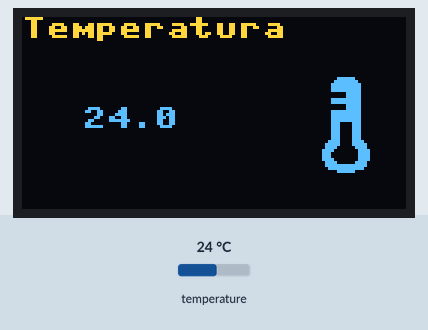
Simulated run of this program. Board: Raspberry Pi Pico running MicroPython. On the bench: 128×64 one-colour display. The test bench sets the inputs (shaded band); at power-on: temperature 24 °C. The OLED is the two-colour kind (top 16 rows yellow); what the program prints to the serial console is not drawn.

Above: at 1.2 s.
1.3 s: temperature set to 12 °C
At 2.6 s:
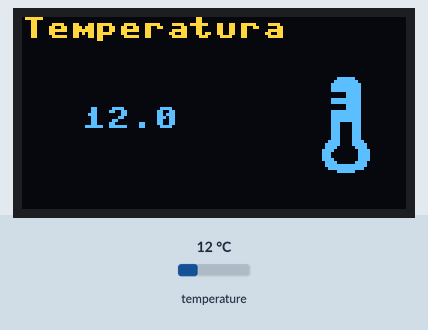
3.6 s: temperature set to 19 °C
5.7 s: temperature set to 28 °C
At 7.0 s:
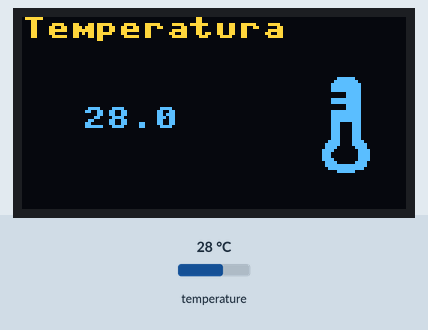
Timing chart, 0 to 8.7 s (numbered marks = the images above; inputs shaded):
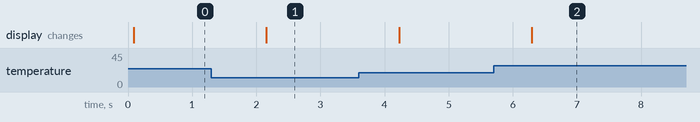

Measured:
- after the input at 1.3 s, the display: changes after 0.86 s (image 1)
- after the input at 5.7 s, the display: changes after 0.59 s (image 2)

The program:

ds18x20_oled.py
```python
# OLED display SH1106 with temperature sensor DS18B20
from machine import I2C
from time import sleep
from sh1106 import SH1106_I2C
import onewire, ds18x20
import framebuf

ds18x20_pin = machine.Pin(2)
ds18x20_sensor = ds18x20.DS18X20(onewire.OneWire(ds18x20_pin)) # Utworzenie klasy ds18x20_sensor
roms = ds18x20_sensor.scan() # Skanowanie urządzenia ds18b20

WIDTH  = 128    # Szerokość wyświetlacza
HEIGHT = 64     # Wysokość wyświetlacza

i2c = I2C(0)    # Wybranie pinu I2C
print("Konfiguracja i adres I2C : "+ " " + str(i2c)+hex(i2c.scan()[0]).upper() ) # Konfiguracja i adres urządzenia

oled = SH1106_I2C(WIDTH, HEIGHT, i2c) # Określenie oled
oled.rotate(True) # Obrócenie ekranu o 180 stopni

# Obrazek termometru
temp = bytearray(b'\x07\xe0\x0f\xf0\x1f\xf8\x1f\xf8\x1f\xf8\x00\xf8\x00\xf8\x1f\xf8\x1f\xf8\x00\xf8\x00\xf8\x1f\xf8\x1f\xf8\x1f\xf8\x1f\xf8\x1c8\x1c8\x1c8\x1c8\x1c8\x1c8<<|>x\x1e\xf0\x0f\xe0\x0f\xe0\x0f\xf0\x0fx\x1e\x7f\xfe?\xfc\x07\xe0')
fb = framebuf.FrameBuffer(temp,16,32, framebuf.MONO_HLSB)

oled.fill(0) # Wyzerowanie ekranu przed wyświetleniem danych

#oled.contrast(255) Możliwa zmiana jasności ekranu

while True:
  ds18x20_sensor.convert_temp() # Uzyskanie temperatury w celu konwersji jednostek temperatury
  for rom in roms:  # rom - adres urządzenia
    text = ds18x20_sensor.read_temp(rom) # Zwrócenie wartości temperatury urządzenia i przypisanie jej to text
    oled.text("Temperatura",0,0) # Wyświetlenie nagłówka "Temperatura"
    oled.text(str(text),20,30) # Wyświetlenie temperatury jako konwersji liczby zmiennoprzecinkowej na łańcuch znaków
    oled.blit(fb,100,20) #Wyświetlenie Termometru
    oled.show() # Pokazanie wszystkiego na ekranie
    sleep(1) # Zatrzymanie wyświetlania na 1 sekundę
    oled.fill(0) # Wyzerowanie ekranu i ponowne rozpoczęcie pętli
```
